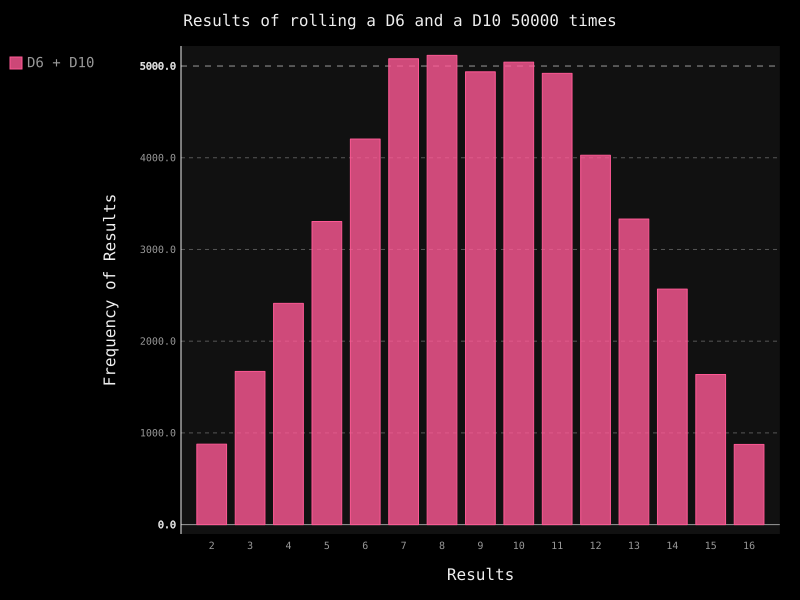

Write the Python code that produced this figure.
from die import Die 
import pygal

die_1 = Die()
die_2 = Die(10)
# 掷几次骰子，并将结果存储在一个列表中
results = []
for roll_num in range(50000):
	result = die_1.roll() + die_2.roll()
	results.append(result)

frequencies = []
max_result = die_1.num_sides + die_2.num_sides

for value in range(2,max_result+1):
	frequency = results.count(value)
	frequencies.append(frequency)


# 对结果进行可视化
hist = pygal.Bar()

hist.title = "Results of rolling a D6 and a D10 50000 times"
hist.x_labels = ['2','3','4','5','6','7','8','9','10','11','12','13','14','15','16']
hist.x_title = "Results"
hist.y_title = "Frequency of Results"

hist.add('D6 + D10',frequencies)
hist.render_to_file('die_visual.svg')
